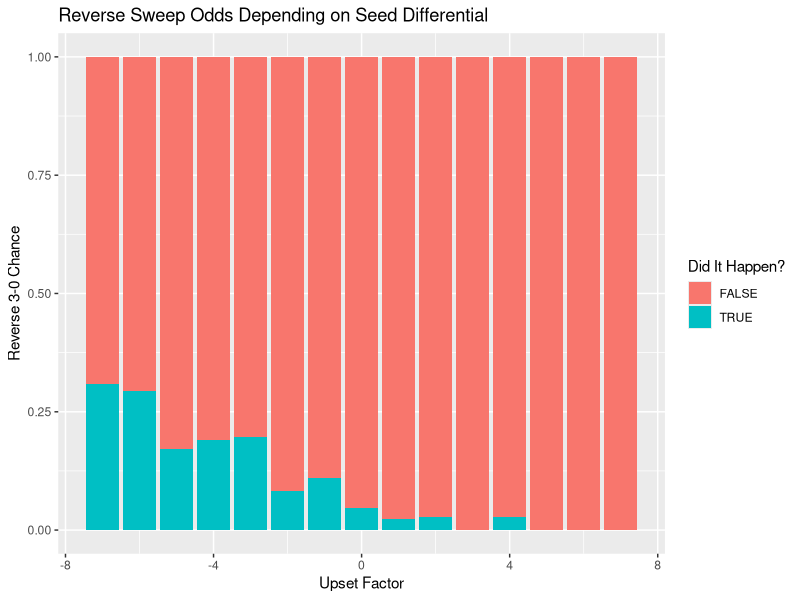

Generate this figure with R:
## ---- chunk 1
#| warning: false

library(tidyverse)
library(purrr)
## ---- chunk 2
# Precursor for the upset_factor() function
expected_placement <- function(x) {
  if (x >= 1 & x <= 4) {
    order <- x
  }
  else if (x == 5 | x == 6) {
    order <- 5
  }
  else if (x ==7 | x == 8) {
    order <- 6
  }
  else if (x >= 9 & x <= 12) {
    order <- 7
  }
  else if (x >= 13 & x <= 16) {
    order <- 8
  }
}

# This scales the difference in seeds according to the difference in their expected placements in a double elimination bracket. Seed 1 vs Seed 4 is a similar difference to Seed 5 vs Seed 15. 
upset_factor <- function(x, y) {
  upset <- expected_placement(x) - expected_placement(y)
}

# Randomizes seeds of two opponents, determines the odds of the second team winning games after going down 0-2, finds the seed differential from the previous functions.
reverse_sweep_chance <- function() {
  first_two_winner <- sample(1:16, 1)
  reverse_sweep_candidate <- sample(1:16, 1)
  win_odds <- (first_two_winner / (first_two_winner + reverse_sweep_candidate) * 0.75)
  did_they_win <- (runif(1) < win_odds * win_odds * win_odds)
  seed_comparison <- upset_factor(reverse_sweep_candidate, first_two_winner)
  return(data.frame(reverse_sweep = did_they_win, upset_factor = seed_comparison))
}

# Repeats the test
data <- map(1:1000, ~ reverse_sweep_chance()) |>
  list_rbind() 

# Finds the overall total of reverse sweeps that happened
data |>
  summarize(chance = mean(reverse_sweep))

# Plots the data
data |>
  ggplot(aes(x = upset_factor, fill = reverse_sweep)) +
  geom_bar(position = 'fill') +
  labs(
    x = 'Upset Factor',
    y = 'Reverse 3-0 Chance',
    fill = 'Did It Happen?',
    title = 'Reverse Sweep Odds Depending on Seed Differential'
  )

